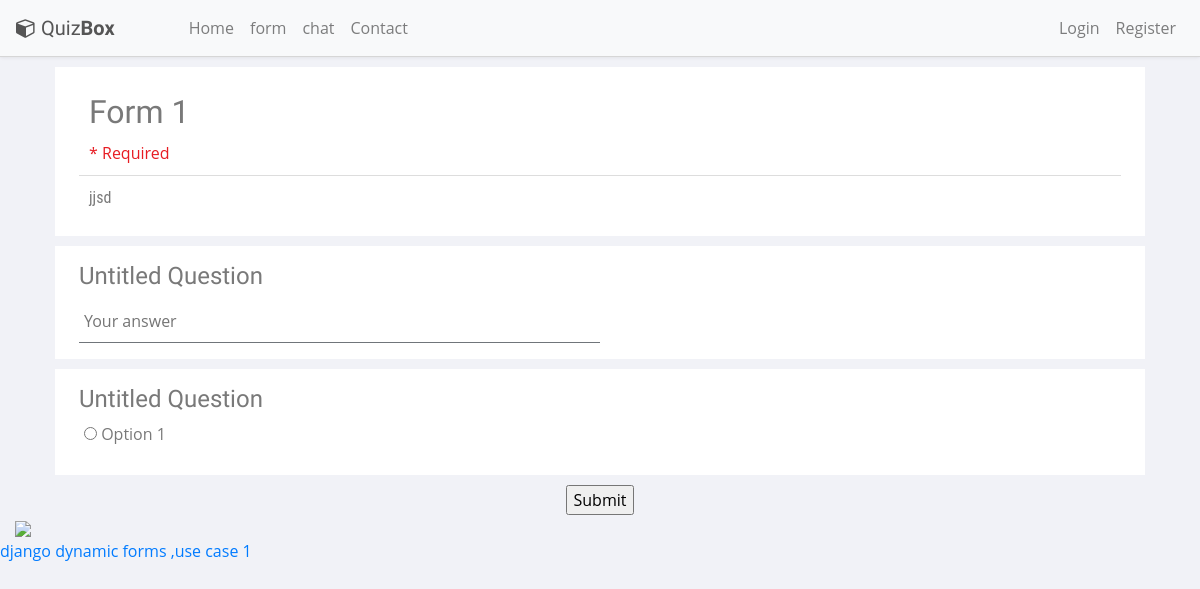
Page /7e6b59d8086f4cd8a01a1abc3fe139/view_exam on the committed database.
### forms/models.py (models this page shows)
class Exam(models.Model):
    uuid = models.CharField(max_length=30)
    title = models.CharField(max_length=100)
    desc = models.CharField(max_length=300)
    owner = models.ForeignKey(User,on_delete=models.CASCADE,related_name="owner")
    email = models.EmailField(null=True)
    questions = models.ManyToManyField(Question, related_name="questions")
    is_publish = models.BooleanField(default=False)
    view_score = models.BooleanField(default=False)
    createdAt = models.DateTimeField(auto_now_add=True)
    updatedAt = models.DateTimeField(auto_now=True)

class Question(models.Model):
    ques = models.CharField(max_length=1000)
    req = models.BooleanField(default=False)
    key = models.CharField(max_length=1000,null=True)
    q_type = models.CharField(max_length=30)
    options = models.ManyToManyField(Options,related_name="options")
    points = models.IntegerField(null=True)

class Options(models.Model):
    optn = models.CharField(max_length=1000)
    is_correct = models.BooleanField(default=False)

### forms/views.py (the view)
# urls.py: path('<str:id>/view_exam',views.view_exam,name='view_exam'),
def view_exam(request,id):
    form = Exam.objects.filter(uuid=id)
    print("here is the error")
    if form.count() == 0:
        return HttpResponse("exam form not found")
    else:
        form = form[0]
    return render(request,"view_exam.html",context={"form":form})

### templates/view_exam.html (shortened to what this page needs)
{% extends "base.html" %}
{% load static %}
{% block script %}
<link rel="stylesheet" href="{% static 'css/form_style.css' %}">
{% endblock %}
{% block content %}
<div class="container-fluid">
    <form action="{% url 'submit_exam' form.uuid %}" class="container" method="POST" autocomplete="off">
        <div class="margin-top-bottom box question-box">
            <div class="form-title-box">
                <h1 class="form-title txtClr">{{form.title}}</h1>
                <p class="required-info">* Required</p>
            </div>
            <div class="form-description txtClr">{{form.desc}}</div>
        </div>
        {% for question in form.questions.all %}
        <div class="margin-top-bottom box question-box">
            <h1 class="question-title txtClr">{{question.ques}} {% if question.req %}<span class="require-star">*</span>{% endif %}</h1>
            {% if question.q_type == "sa" %}
                <input type="text" name="{{question.id}}" class="short-answer textarea-adjust" placeholder = "Your answer" {% if question.req %} required {% endif %}>
                {% elif question.q_type == "la" %}
                <textarea name="{{question.id}}" placeholder="Your answer" class="long-answer textarea-adjust" {% if question.req %} required {% endif %}></textarea>
                {% elif question.q_type == "mcq" %}
                {% for choice in question.options.all %}
                <div class="multiple-choice">
                    <input type="radio" name="{{question.id}}" id="{{choice.id}}" {% if question.req %} required {% endif %} value="{{choice.id}}">
                    <label for="{{choice.id}}" class="txtClr">{{choice.optn}}</label>
                </div>
                {% endfor %}
            {% endif %}
        </div>
        {% endfor %}
        <div class="text-center">
            <input type="submit" value="Submit">
          </div>
    </form>
    <img src="{% url 'video' %}" width="50%">
</div>
{% endblock %}

### static/css/navbar.css (style rules this page uses)
body { background: #eeeeee; }

### static/css/style.css (style rules this page uses)
.box { background-color: #f8f9fa; margin: 10px 10px; padding: 1rem 1.5rem; }

### static/css/profile.css (style rules this page uses)
body { color: #797979; background: #f1f2f7; font-family: 'Open Sans', sans-serif; padding: 0px !important; margin: 0px !important; font-size: 13px; text-rendering: optimizeLegibility; -webkit-font-smoothing: antialiased; -moz-font-smoothing: antialiased; }

### static/css/form_style.css (style rules this page uses)
body { scroll-behavior: smooth; font-size: medium; }
.question-box { background-color: #FFF; }
.form-title { font-size: 2rem; font-family: "Google Sans"; font-weight: normal; margin: 10px; width: -webkit-fill-available; width: -moz-available; }
.form-description { font-size: 1rem; font-family: "Roboto Condensed"; margin: 10px; width: -webkit-fill-available; width: -moz-available; }
.form-title-box { border-bottom: 1px solid #ddd; }
.question-title { font-family: "Google Sans"; font-size: 1.3rem; font-weight: normal; }
.question-title { font-family: "Google Sans"; font-size: 1.5rem; width: 65%; }
.short-answer { width: 50%; border: none; padding: 5px; border-bottom: 1px solid #70757a; }
.multiple-choice { width: 100%; margin: 5px; }
.required-info { color: #E71C23; margin: 10px; }
.question-title { font-family: "Google Sans"; font-size: 1.5rem; }

### rows in the picture
Exam: title "Form 1", desc "jjsd"
Question: ques "Untitled Question"
Question: ques "Untitled Question", req "☐ Option 1"
Options: optn "Option 1"
